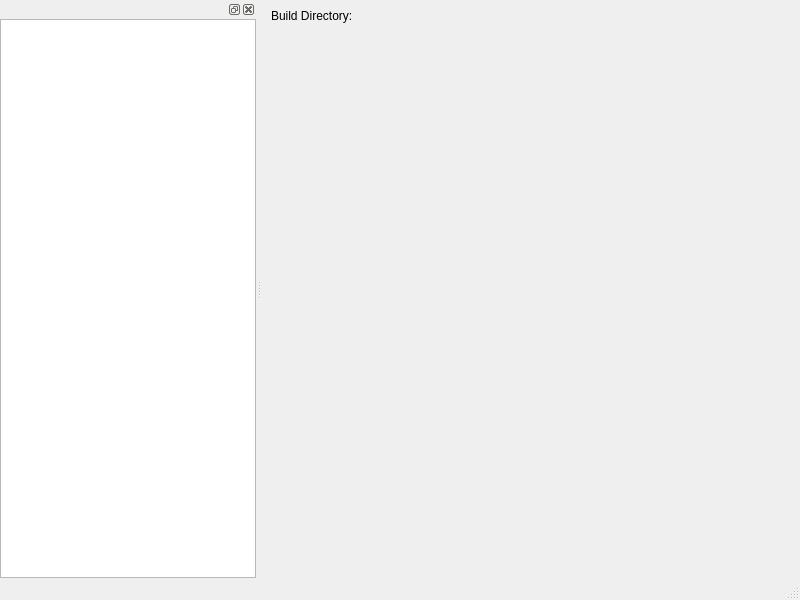
<?xml version="1.0" encoding="UTF-8"?>
<ui version="4.0">
 <class>MainWindow</class>
 <widget class="QMainWindow" name="MainWindow">
  <property name="geometry">
   <rect>
    <x>0</x>
    <y>0</y>
    <width>800</width>
    <height>600</height>
   </rect>
  </property>
  <property name="windowTitle">
   <string>MainWindow</string>
  </property>
  <widget class="QWidget" name="centralwidget">
   <layout class="QGridLayout" name="gridLayout">
    <item row="0" column="1">
     <widget class="PathChooser" name="buildDirChooser" native="true">
      <property name="sizePolicy">
       <sizepolicy hsizetype="MinimumExpanding" vsizetype="Preferred">
        <horstretch>0</horstretch>
        <verstretch>0</verstretch>
       </sizepolicy>
      </property>
      <property name="minimumSize">
       <size>
        <width>100</width>
        <height>0</height>
       </size>
      </property>
     </widget>
    </item>
    <item row="0" column="0">
     <widget class="QLabel" name="buildDirLabel">
      <property name="text">
       <string>Build Directory:</string>
      </property>
     </widget>
    </item>
    <item row="1" column="1">
     <spacer name="verticalSpacer">
      <property name="orientation">
       <enum>Qt::Vertical</enum>
      </property>
      <property name="sizeHint" stdset="0">
       <size>
        <width>20</width>
        <height>40</height>
       </size>
      </property>
     </spacer>
    </item>
   </layout>
  </widget>
  <widget class="QMenuBar" name="menubar">
   <property name="geometry">
    <rect>
     <x>0</x>
     <y>0</y>
     <width>800</width>
     <height>22</height>
    </rect>
   </property>
  </widget>
  <widget class="QStatusBar" name="statusbar"/>
  <widget class="QDockWidget" name="dockWidget">
   <attribute name="dockWidgetArea">
    <number>1</number>
   </attribute>
   <widget class="QWidget" name="dockWidgetContents">
    <layout class="QVBoxLayout" name="verticalLayout">
     <property name="spacing">
      <number>0</number>
     </property>
     <property name="leftMargin">
      <number>0</number>
     </property>
     <property name="topMargin">
      <number>0</number>
     </property>
     <property name="rightMargin">
      <number>0</number>
     </property>
     <property name="bottomMargin">
      <number>0</number>
     </property>
     <item>
      <widget class="QTreeView" name="treeView"/>
     </item>
    </layout>
   </widget>
  </widget>
 </widget>
 <customwidgets>
  <customwidget>
   <class>PathChooser</class>
   <extends>QWidget</extends>
   <header>pathchooser.h</header>
   <container>1</container>
  </customwidget>
 </customwidgets>
 <resources/>
 <connections/>
</ui>
